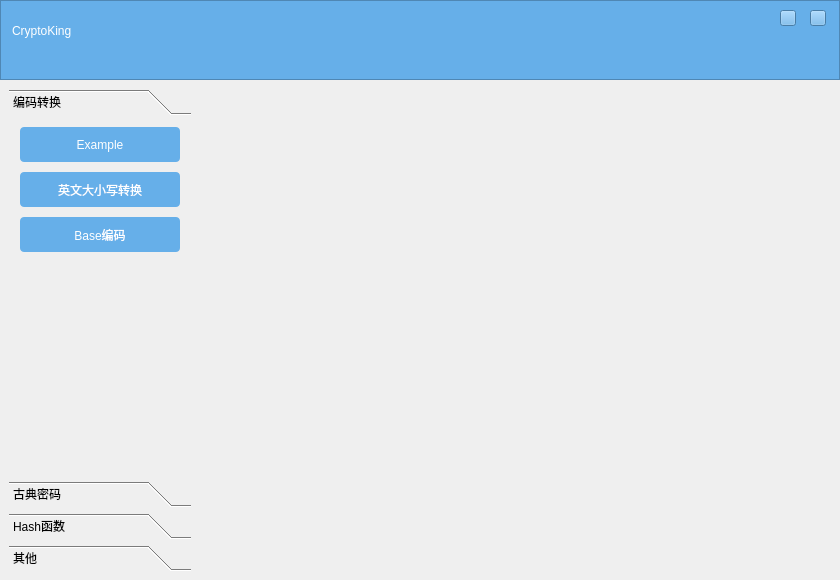
<?xml version="1.0" encoding="UTF-8"?>
<ui version="4.0">
 <class>Form</class>
 <widget class="QWidget" name="Form">
  <property name="geometry">
   <rect>
    <x>0</x>
    <y>0</y>
    <width>840</width>
    <height>580</height>
   </rect>
  </property>
  <property name="windowTitle">
   <string>CryptoKing</string>
  </property>
  <property name="styleSheet">
   <string notr="true"/>
  </property>
  <layout class="QVBoxLayout" name="verticalLayout_5">
   <property name="spacing">
    <number>0</number>
   </property>
   <property name="leftMargin">
    <number>0</number>
   </property>
   <property name="topMargin">
    <number>0</number>
   </property>
   <property name="rightMargin">
    <number>0</number>
   </property>
   <property name="bottomMargin">
    <number>0</number>
   </property>
   <item>
    <widget class="QFrame" name="w_head">
     <property name="minimumSize">
      <size>
       <width>0</width>
       <height>80</height>
      </size>
     </property>
     <property name="styleSheet">
      <string notr="true">background-color: #66afe9;</string>
     </property>
     <property name="frameShape">
      <enum>QFrame::StyledPanel</enum>
     </property>
     <property name="frameShadow">
      <enum>QFrame::Raised</enum>
     </property>
     <widget class="QPushButton" name="btn_close">
      <property name="geometry">
       <rect>
        <x>810</x>
        <y>10</y>
        <width>16</width>
        <height>16</height>
       </rect>
      </property>
      <property name="text">
       <string/>
      </property>
     </widget>
     <widget class="QPushButton" name="btn_min">
      <property name="geometry">
       <rect>
        <x>780</x>
        <y>10</y>
        <width>16</width>
        <height>16</height>
       </rect>
      </property>
      <property name="text">
       <string/>
      </property>
     </widget>
     <widget class="QLabel" name="lbl_app_name">
      <property name="geometry">
       <rect>
        <x>12</x>
        <y>10</y>
        <width>181</width>
        <height>41</height>
       </rect>
      </property>
      <property name="styleSheet">
       <string notr="true">font: 24pt &quot;微软雅黑&quot;;
color: #fff;</string>
      </property>
      <property name="text">
       <string>CryptoKing</string>
      </property>
     </widget>
    </widget>
   </item>
   <item>
    <widget class="QWidget" name="w_main" native="true">
     <layout class="QHBoxLayout" name="horizontalLayout">
      <property name="spacing">
       <number>0</number>
      </property>
      <property name="leftMargin">
       <number>0</number>
      </property>
      <property name="topMargin">
       <number>0</number>
      </property>
      <property name="rightMargin">
       <number>0</number>
      </property>
      <property name="bottomMargin">
       <number>0</number>
      </property>
      <item>
       <widget class="QWidget" name="widget" native="true">
        <property name="minimumSize">
         <size>
          <width>200</width>
          <height>0</height>
         </size>
        </property>
        <property name="maximumSize">
         <size>
          <width>200</width>
          <height>16777215</height>
         </size>
        </property>
        <property name="styleSheet">
         <string notr="true"/>
        </property>
        <layout class="QVBoxLayout" name="verticalLayout">
         <item>
          <widget class="QToolBox" name="toolBox">
           <property name="styleSheet">
            <string notr="true">*{
    color: #000;
}

QPushButton {
    border-radius: 4px;
    background-color: #66afe9;
    border: none;
    color: #FFFFFF;
    height:35px;
    min-height:35px;
    text-align: center;
    font: 11pt &quot;微软雅黑&quot;;
    margin: 2px;
    vertical-align: middle;
}

QPushButton:hover {
    opacity: 1;
    right: 0;
    background-color: #1976d2;
}
 </string>
           </property>
           <property name="currentIndex">
            <number>0</number>
           </property>
           <widget class="QWidget" name="page_2">
            <property name="geometry">
             <rect>
              <x>0</x>
              <y>0</y>
              <width>182</width>
              <height>378</height>
             </rect>
            </property>
            <attribute name="label">
             <string>编码转换</string>
            </attribute>
            <layout class="QVBoxLayout" name="verticalLayout_4">
             <property name="topMargin">
              <number>4</number>
             </property>
             <property name="bottomMargin">
              <number>4</number>
             </property>
             <item>
              <widget class="QPushButton" name="btn_example">
               <property name="minimumSize">
                <size>
                 <width>0</width>
                 <height>39</height>
                </size>
               </property>
               <property name="styleSheet">
                <string notr="true"/>
               </property>
               <property name="text">
                <string>Example</string>
               </property>
              </widget>
             </item>
             <item>
              <widget class="QPushButton" name="btn_case_conversion">
               <property name="minimumSize">
                <size>
                 <width>0</width>
                 <height>39</height>
                </size>
               </property>
               <property name="styleSheet">
                <string notr="true"/>
               </property>
               <property name="text">
                <string>英文大小写转换</string>
               </property>
              </widget>
             </item>
             <item>
              <widget class="QPushButton" name="btn_base_encode">
               <property name="minimumSize">
                <size>
                 <width>0</width>
                 <height>39</height>
                </size>
               </property>
               <property name="styleSheet">
                <string notr="true"/>
               </property>
               <property name="text">
                <string>Base编码</string>
               </property>
              </widget>
             </item>
             <item>
              <spacer name="verticalSpacer">
               <property name="orientation">
                <enum>Qt::Vertical</enum>
               </property>
               <property name="sizeHint" stdset="0">
                <size>
                 <width>20</width>
                 <height>40</height>
                </size>
               </property>
              </spacer>
             </item>
            </layout>
           </widget>
           <widget class="QWidget" name="page">
            <property name="geometry">
             <rect>
              <x>0</x>
              <y>0</y>
              <width>182</width>
              <height>378</height>
             </rect>
            </property>
            <attribute name="label">
             <string>古典密码</string>
            </attribute>
            <layout class="QVBoxLayout" name="verticalLayout_3">
             <property name="topMargin">
              <number>4</number>
             </property>
             <property name="bottomMargin">
              <number>4</number>
             </property>
             <item>
              <widget class="QPushButton" name="pushButton">
               <property name="styleSheet">
                <string notr="true"/>
               </property>
               <property name="text">
                <string>PushButton</string>
               </property>
              </widget>
             </item>
             <item>
              <widget class="QPushButton" name="pushButton_11">
               <property name="text">
                <string>PushButton</string>
               </property>
              </widget>
             </item>
             <item>
              <spacer name="verticalSpacer_2">
               <property name="orientation">
                <enum>Qt::Vertical</enum>
               </property>
               <property name="sizeHint" stdset="0">
                <size>
                 <width>20</width>
                 <height>40</height>
                </size>
               </property>
              </spacer>
             </item>
            </layout>
           </widget>
           <widget class="QWidget" name="page_4">
            <attribute name="label">
             <string>Hash函数</string>
            </attribute>
            <layout class="QVBoxLayout" name="verticalLayout_6">
             <item>
              <widget class="QPushButton" name="btn_md5">
               <property name="text">
                <string>MD5</string>
               </property>
              </widget>
             </item>
             <item>
              <widget class="QPushButton" name="btn_md">
               <property name="minimumSize">
                <size>
                 <width>0</width>
                 <height>39</height>
                </size>
               </property>
               <property name="text">
                <string>MD系列</string>
               </property>
              </widget>
             </item>
             <item>
              <spacer name="verticalSpacer_4">
               <property name="orientation">
                <enum>Qt::Vertical</enum>
               </property>
               <property name="sizeHint" stdset="0">
                <size>
                 <width>20</width>
                 <height>40</height>
                </size>
               </property>
              </spacer>
             </item>
            </layout>
           </widget>
           <widget class="QWidget" name="page_3">
            <property name="geometry">
             <rect>
              <x>0</x>
              <y>0</y>
              <width>182</width>
              <height>378</height>
             </rect>
            </property>
            <attribute name="label">
             <string>其他</string>
            </attribute>
            <layout class="QVBoxLayout" name="verticalLayout_2">
             <property name="topMargin">
              <number>4</number>
             </property>
             <property name="bottomMargin">
              <number>4</number>
             </property>
             <item>
              <widget class="QPushButton" name="pushButton_6">
               <property name="text">
                <string>PushButton</string>
               </property>
              </widget>
             </item>
             <item>
              <spacer name="verticalSpacer_3">
               <property name="orientation">
                <enum>Qt::Vertical</enum>
               </property>
               <property name="sizeHint" stdset="0">
                <size>
                 <width>20</width>
                 <height>40</height>
                </size>
               </property>
              </spacer>
             </item>
            </layout>
           </widget>
          </widget>
         </item>
        </layout>
       </widget>
      </item>
      <item>
       <widget class="QStackedWidget" name="stackedWidget">
        <property name="minimumSize">
         <size>
          <width>640</width>
          <height>480</height>
         </size>
        </property>
        <property name="styleSheet">
         <string notr="true"/>
        </property>
        <property name="currentIndex">
         <number>0</number>
        </property>
        <widget class="QWidget" name="HelloWidget"/>
       </widget>
      </item>
     </layout>
    </widget>
   </item>
  </layout>
 </widget>
 <resources/>
 <connections/>
</ui>
